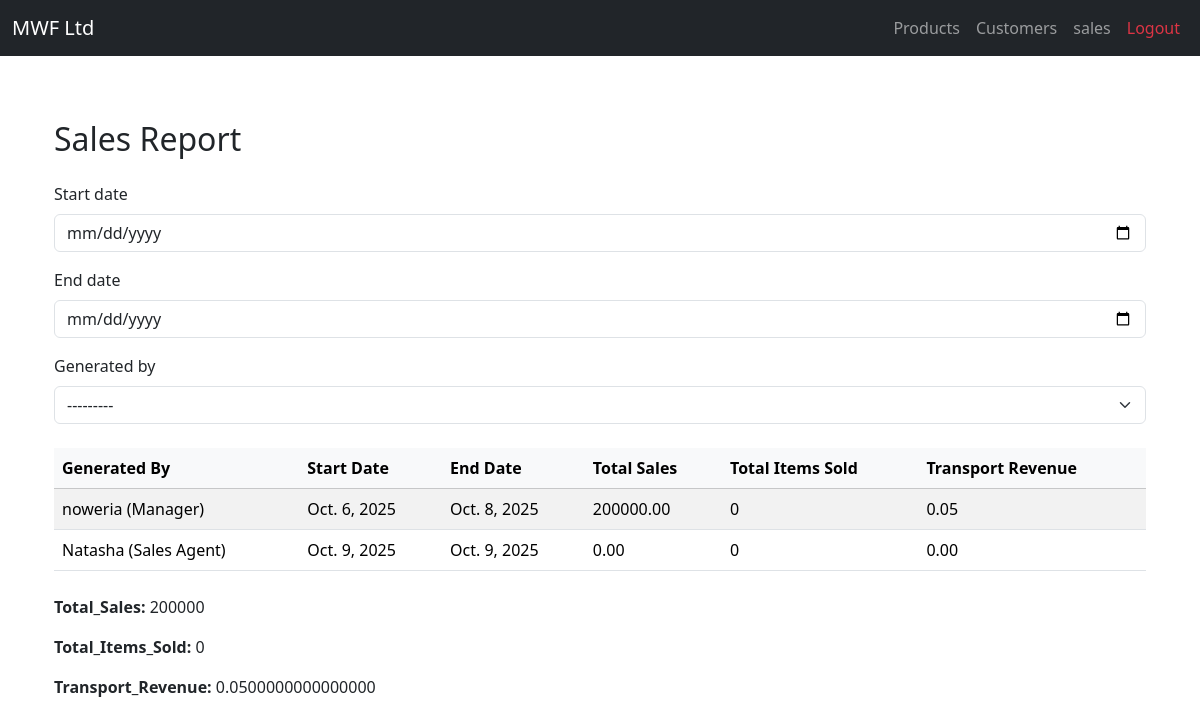
The app's page /reports/sales-report/, older data.
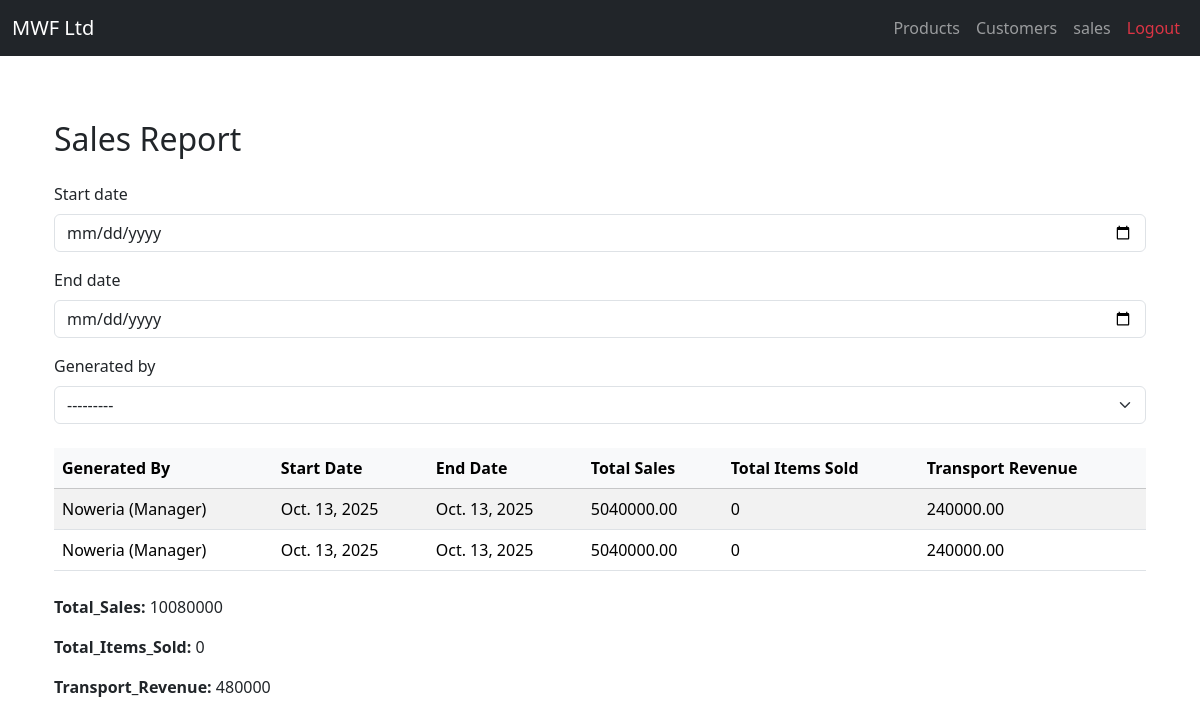
The same page, newer data.
### reports/models.py (models this page shows)
class SalesReport(models.Model):
    generated_by = models.ForeignKey(settings.AUTH_USER_MODEL, on_delete=models.SET_NULL, null=True)
    start_date = models.DateField()
    end_date = models.DateField()
    total_sales = models.DecimalField(max_digits=12, decimal_places=2)
    total_items_sold = models.PositiveIntegerField()
    transport_revenue = models.DecimalField(max_digits=10, decimal_places=2)
    generated_at = models.DateTimeField(auto_now_add=True)

### users/models.py (models this page shows)
class User(AbstractUser):
    MANAGER = 'manager'
    ATTENDANT = 'attendant'
    SALES_AGENT = 'sales_agent'
    ROLE_CHOICES = [
        (MANAGER, 'Manager'),
        (ATTENDANT, 'Attendant'),
        (SALES_AGENT, 'Sales Agent'),
    ]
    role = models.CharField(max_length=20, choices=ROLE_CHOICES, default=ATTENDANT)
    def __str__(self):
        return f"{self.username} ({self.get_role_display()})"

### reports/views.py (the view, shortened to what this page needs)
# urls.py: path('sales-report/', sales_report_view, name='sales_report'),
def sales_report_view(request):
    form = SalesReportFilterForm(request.GET or None)
    sales = SalesReport.objects.all()
    totals = sales.aggregate(
        total_sales=Sum('total_sales'),
        total_items_sold=Sum('total_items_sold'),
        transport_revenue=Sum('transport_revenue')
    )
    context = {
        'form': form,
        'sales': sales,
        'total_sales': totals['total_sales'] or 0,
        'total_items_sold': totals['total_items_sold'] or 0,
        'transport_revenue': totals['transport_revenue'] or 0,
    }
    return render(request, 'sales_report.html', context)

### reports/forms.py
class SalesReportFilterForm(forms.Form):
    start_date = forms.DateField(required=False, widget=forms.DateInput(attrs={'type': 'date'}))
    end_date = forms.DateField(required=False, widget=forms.DateInput(attrs={'type': 'date'}))
    generated_by = forms.ModelChoiceField(queryset=User.objects.all(), required=False)

### reports/templates/sales_report.html
{% extends 'base.html' %}
{% load crispy_forms_tags %}
{% block content %}
<div class="container mt-5">
  <h2 class="mb-4">Sales Report</h2>
  <form method="get" action="{% url 'sales_report' %}" class="mb-4" novalidate>
    {% crispy form %}
  </form>
  {% if sales %}
  <table class="table table-striped mt-4">
    <thead class="table-light">
      <tr>
        <th>Generated By</th>
       <th>Start Date</th>
       <th>End Date</th>
       <th>Total Sales</th>
      <th>Total Items Sold</th>
      <th>Transport Revenue</th>
      </tr>
    </thead>
    <tbody>
      {% for sale in sales %}
      <tr>
        <td>{{ sale.generated_by }}</td>
        <td>{{ sale.start_date }}</td>
        <td>{{ sale.end_date }}</td>
        <td>{{ sale.total_sales }}</td>
        <td>{{ sale.total_items_sold }}</td>
        <td>{{ sale.transport_revenue }}</td>
      </tr>
      {% endfor %}
    </tbody>
  </table>
  <div class="mt-4">
    <p><strong>Total_Sales:</strong> {{ total_sales }}</p>
    <p><strong>Total_Items_Sold:</strong> {{ total_items_sold }}</p>
    <p><strong>Transport_Revenue:</strong> {{ transport_revenue }}</p>
  </div>
  {% else %}
    <p>No sales data available for the selected period.</p>
  {% endif %}
</div>
{% endblock %}

Row changes from the older to the newer data that the page shows:
changed SalesReport (number 1 of 2 on the later page): generated_by "noweria (Manager)" → "Noweria (Manager)"; start_date "Oct. 6, 2025" → "Oct. 13, 2025"; end_date "Oct. 8, 2025" → "Oct. 13, 2025"; total_sales "200000.00" → "5040000.00"; transport_revenue "0.05" → "240000.00"
changed SalesReport (number 2 of 2 on the later page): generated_by "Natasha (Sales Agent)" → "Noweria (Manager)"; start_date "Oct. 9, 2025" → "Oct. 13, 2025"; end_date "Oct. 9, 2025" → "Oct. 13, 2025"; total_sales "0.00" → "5040000.00"; transport_revenue "0.00" → "240000.00"
Text that changed along with them:
{{ total_sales }}: "200000" → "10080000"
{{ transport_revenue }}: "0.0500000000000000" → "480000"
